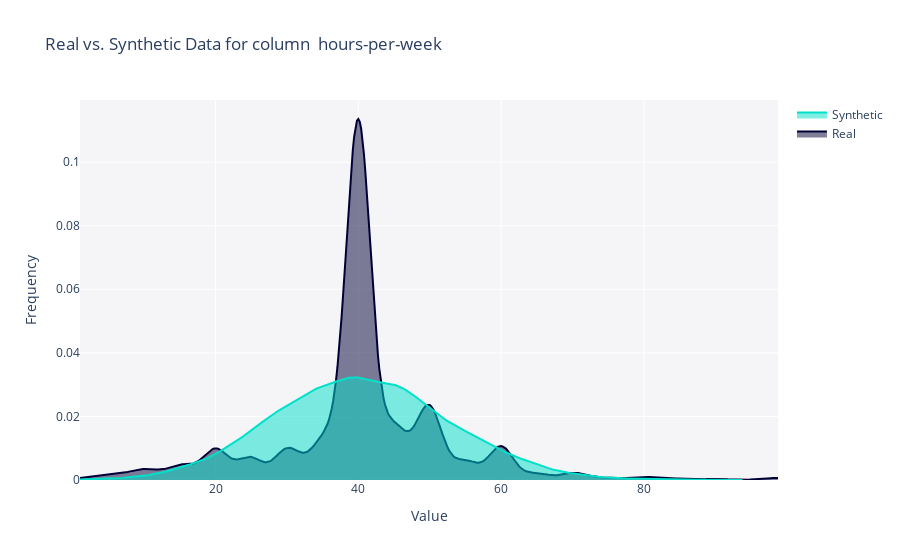

Notebook code for this chart:
### Markdown cell above
### Gaussian Copula

### Code cell
fig = get_column_plot(
    real_data=s_data,
    synthetic_data = synthetic_data,
    column_name=' hours-per-week',
    metadata=metadata1
)
    
fig.show()

### Figure 1 — Plotly figure (JSON) as saved in the notebook; plotly's stock layout.template omitted (floating-point values rounded to 4 significant figures; data arrays with more than 128 entries replaced by an {"elided": "..."} marker saying what was removed)
{"data": [{"fill": "tozeroy", "hovertemplate": "<b>Real</b><br>Value: %{x}<br>Frequency: %{y}<extra></extra>", "legendgroup": "Real", "marker": {"color": "#000036"}, "mode": "lines", "name": "Real", "showlegend": true, "type": "scatter", "x": {"elided": "500 float values"}, "xaxis": "x", "y": {"elided": "500 float values"}, "yaxis": "y"}, {"fill": "tozeroy", "hovertemplate": "<b>Synthetic</b><br>Value: %{x}<br>Frequency: %{y}<extra></extra>", "legendgroup": "Synthetic", "marker": {"color": "#01E0C9"}, "mode": "lines", "name": "Synthetic", "showlegend": true, "type": "scatter", "x": {"elided": "500 float values"}, "xaxis": "x", "y": {"elided": "500 float values"}, "yaxis": "y"}], "layout": {"barmode": "overlay", "hovermode": "closest", "legend": {"traceorder": "reversed"}, "plot_bgcolor": "#F5F5F8", "title": {"text": "Real vs. Synthetic Data for column  hours-per-week"}, "xaxis": {"anchor": "y2", "domain": [0, 1], "title": {"text": "Value"}, "zeroline": false}, "yaxis": {"anchor": "free", "domain": [0, 1], "position": 0, "title": {"text": "Frequency"}}}}
